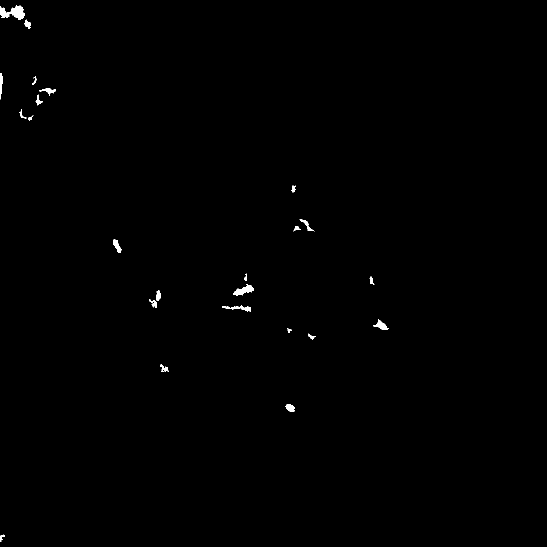
#> input picture toolsData/FiloAnalyzer320/108.tif, 1093 x 1093 px, given as the content of the folder dataset/images, which was not available (shown at 1/2 size)
$ jupyter execute FiloAnalyzer.ipynb
#> lines starting #> are read from the running program, lines starting #| are printed output that depends on the picture; after the words box and inside, x2 and y2 are one past the last pixel; in counts of white or black regions, pixels touching at a corner belong together; pictures that were not available may be replaced by others from this repository, and a replacement may not be noted
#> in analyze_and_save_images, img is the input picture: shape (1093, 1093, 3); 0.34% white; 25 white regions, largest, box (x1, y1, x2, y2) and area: (0, 11, 50, 39) 796, (466, 568, 508, 591) 458, (444, 611, 502, 623) 287
[cell 1]
import numpy as np
import numpy as np
import matplotlib.pyplot as plt
import cv2
import copy
from scipy import ndimage as ndi
import tqdm

[cell 2]
def adjust_gamma(image, gamma=1.0):
    invGamma = 1.0 / gamma
    table = np.array([((l / 255.0) ** invGamma) * 255 for l in np.arange(0, 256)]).astype("uint8")
    # apply gamma correction using the lookup table
    return cv2.LUT(image.astype(np.uint8), table)

[cell 3]
def FiloAnalyzer_full(img, threshold_method, erosion, dilation, filopodia_area_threshold, gamma):

    # PREPROCESSING
#> called with threshold_method = 'triangle', erosion = 20, dilation = 20, filopodia_area_threshold = 20, gamma = 1
    if len(img.shape) > 2:
        body = img[:,:,0]
    else:
        body = img
    body[body < 0.3 * np.mean((body))] = 0
    body = cv2.GaussianBlur(body, (5, 5), 1)
    body = adjust_gamma(body, gamma=gamma)

    # SEGMENTATION
    if threshold_method == "automatic":
        test = copy.copy(body)
        body = cv2.adaptiveThreshold(test, 255, cv2.ADAPTIVE_THRESH_MEAN_C, cv2.THRESH_BINARY, 655, 5)
        body = cv2.morphologyEx(body, cv2.MORPH_ERODE, cv2.getStructuringElement(cv2.MORPH_ELLIPSE, (5, 5)))
        body = ndi.binary_fill_holes(body).astype(np.uint8)
        x, _ = cv2.findContours(body, cv2.RETR_EXTERNAL, cv2.CHAIN_APPROX_NONE)
        body = np.zeros_like(body)
        for i in x:
            mom = cv2.moments(i)
            area = mom['m00']
            if area > 10000 and area < 2000000:
                cv2.drawContours(body, [i], -1, (255, 144, 255), -1)
    elif threshold_method == "triangle":
        test = copy.copy(body)
        hist = np.histogram(body.ravel(), bins=256, range=(0.0, 255))
        ret, body = cv2.threshold(body, 42, 255, cv2.THRESH_BINARY + cv2.THRESH_TRIANGLE)
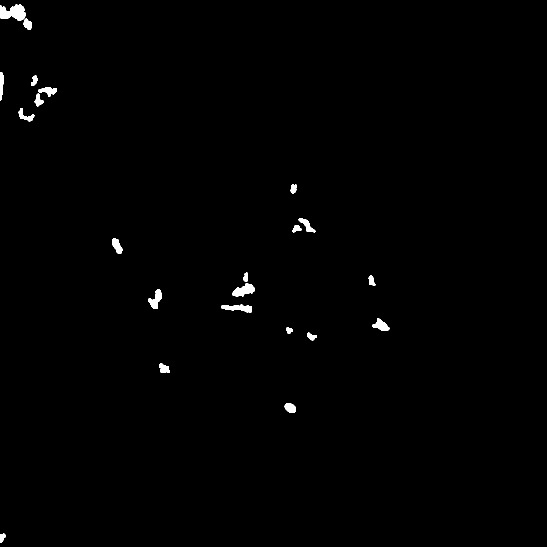
#> body: shape (1093, 1093) (shown at 1/2 size); 0.65% white; 22 white regions, largest, box (x1, y1, x2, y2) and area: (0, 9, 52, 41) 1163, (464, 566, 510, 593) 723, (442, 609, 504, 625) 606
#> ret = 2
        s = hist[0][int(ret):int(ret) + 12]
#> s = [10, 102, 398, 30, 60, 2, 191, 99, 206, 19, 37, 208]
        s[np.where(s == 0)] = np.max(s)
        t = np.argmin(s) + int(ret)
#> t = 7
        ret, body = cv2.threshold(test, t, 255, cv2.THRESH_BINARY)
#> body: shape (1093, 1093); 0.6% white; 22 white regions, largest, box (x1, y1, x2, y2) and area: (0, 9, 52, 41) 1106, (464, 567, 510, 593) 683, (442, 609, 504, 625) 564
#> ret = 7
        body = ndi.binary_fill_holes(body).astype(np.uint8)
    else:
        ret, body = cv2.threshold(body, threshold_method, 255, cv2.THRESH_BINARY)

    thresholded_image = copy.deepcopy(body)

    nucleus = cv2.morphologyEx(body, cv2.MORPH_ERODE, cv2.getStructuringElement(cv2.MORPH_ELLIPSE, (erosion, erosion)))
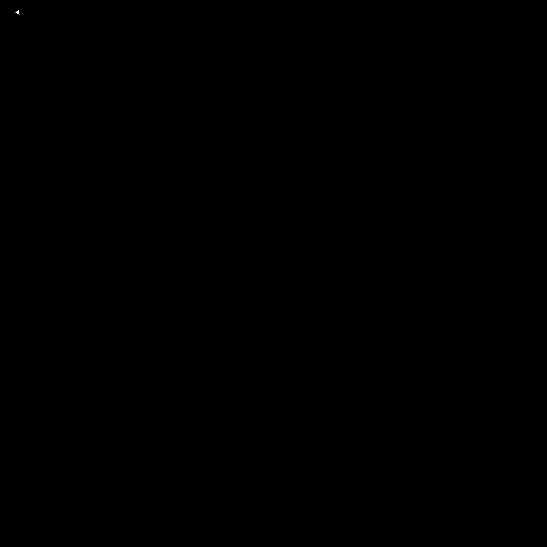
#> nucleus: shape (1093, 1093) (shown at 1/2 size); values 0 (black) and 1 (white), 0% white; 1 white region, box (x1, y1, x2, y2) and area: (31, 20, 39, 29) 31
    nucleus = cv2.morphologyEx(nucleus, cv2.MORPH_DILATE, cv2.getStructuringElement(cv2.MORPH_ELLIPSE, (dilation, dilation)))
#> nucleus: shape (1093, 1093); values 0 (black) and 1 (white), 0.05% white; 1 white region, box (x1, y1, x2, y2) and area: (22, 11, 49, 39) 591
    body[nucleus != 0] = 0
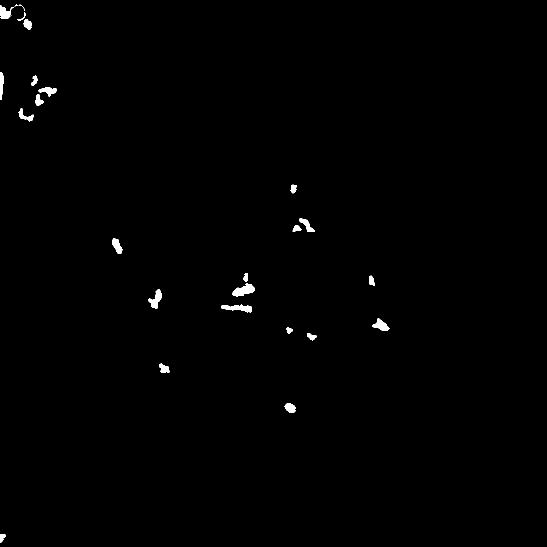
#> body: shape (1093, 1093) (shown at 1/2 size); values 0 (black) and 1 (white), 0.55% white; 26 white regions (2 under 20 px)

    opened_image = copy.deepcopy(body)

    # EXTRACT ONLY BIGGEST AND ELONGATED CONTOURS
    result = np.zeros_like(body)
    x, _ = cv2.findContours(body.astype(np.uint8), cv2.RETR_EXTERNAL, cv2.CHAIN_APPROX_NONE)
#> x = 26 contours, 3 with area under 20; largest, box (x1, y1, x2, y2) and area: (464, 567, 510, 593) 629, (442, 609, 504, 625) 496, (296, 578, 323, 618) 450, (745, 637, 779, 662) 407, (0, 11, 28, 38) 374
    for i in x:
        moments = cv2.moments(i)
        area = moments['m00']
        if area > filopodia_area_threshold and area < 200000:
            if moments['m00'] != 0.0:
                ellip = cv2.fitEllipse(i)
                (_, axes, _) = ellip
                major_axis = max(axes)
                minor_axis = min(axes)
                if np.sqrt(1 - (minor_axis * minor_axis) / (major_axis * major_axis)) > 0.7:
                    cv2.drawContours(result, [i], -1, 1, -1)
#> this loop made 26 passes
#> (area, ellip, major_axis, minor_axis) on passes 1 to 11: (104.5, ((4.04, 1074.5), (9.83, 17.55), 23.83), 17.55, 9.83), (285.5, ((580.1, 815.4), (16.18, 22.82), 125), 22.82, 16.18), (236, ((327.8, 736.9), (15.5, 22.31), 125.8), 22.31, 15.5), (144.5, ((623.2, 672.8), (11.26, 19.97), 114), 19.97, 11.26), (85.5, ((578.2, 660.4), (10.88, 12.15), 132.8), 12.15, 10.88), (407, ((760.6, 650), (18.69, 34.21), 116.2), 34.21, 18.69), (496, ((479.2, 616), (11.39, 70.14), 94.79), 70.14, 11.39), (449.5, ((310.7, 598.4), (21.49, 37.01), 19.57), 37.01, 21.49), (629, ((488.3, 580), (18.4, 48.31), 71.76), 48.31, 18.4), (148, ((742.7, 561.9), (10.07, 21.09), 166.1), 21.09, 10.07), (88.5, ((491, 554.9), (7.15, 17.81), 6.04), 17.81, 7.15)
#> result: shape (1093, 1093); values 0 (black) and 1 (white), 0.49% white; 19 white regions, largest, box (x1, y1, x2, y2) and area: (464, 567, 510, 593) 683, (442, 609, 504, 625) 564, (296, 578, 323, 618) 503

    return thresholded_image, opened_image, result

[cell 4]
import os

def analyze_and_save_images(folder_path):
    for filename in tqdm.tqdm(os.listdir(folder_path)):
        if os.path.isfile(os.path.join(folder_path, filename)) and filename.lower().endswith((".png", ".jpg", ".jpeg", ".tif", ".tiff")):
            # Get the image name without extension
            image_name, _ = os.path.splitext(filename)
            image_to_read = os.path.join(folder_path, filename)
            img = cv2.imread(image_to_read)

            # Apply FiloAnalyzer_full function on the image
            result = FiloAnalyzer_full(img, "triangle", 20, 20, 20, 1)[2] * 255
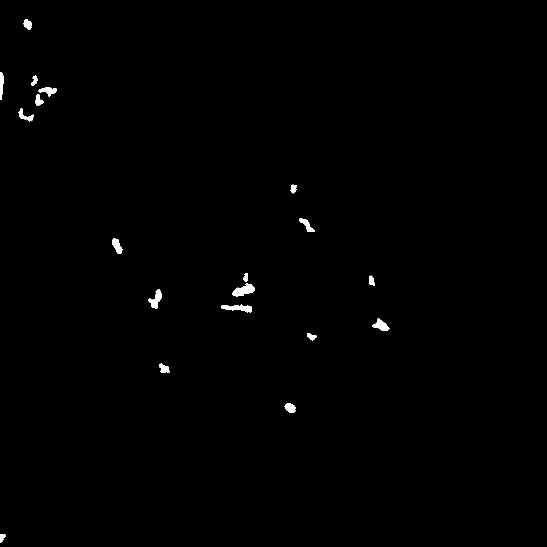
#> result: shape (1093, 1093) (shown at 1/2 size); 0.49% white; 19 white regions, largest, box (x1, y1, x2, y2) and area: (464, 567, 510, 593) 683, (442, 609, 504, 625) 564, (296, 578, 323, 618) 503

            # Create the output filename with .tif extension
            output_filename = os.path.join(r'C:\Users\ricca\Desktop\Thesis\toolsData\FiloAnalyzer320', f"{image_name}.tif")

            cv2.imwrite(output_filename, result)

analyze_and_save_images('dataset\images')

$ run again, on toolsData/FiloAnalyzer320/34.tif
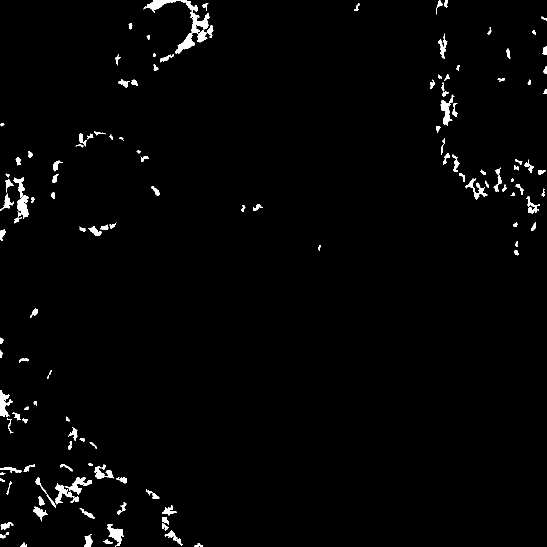
#> input picture toolsData/FiloAnalyzer320/34.tif, 1093 x 1093 px, given as the content of the folder dataset/images, which was not available (shown at 1/2 size)
#> in analyze_and_save_images, img is the input picture: shape (1093, 1093, 3); 1.7% white; 139 white regions, largest, box (x1, y1, x2, y2) and area: (287, 0, 420, 107) 2394, (34, 391, 58, 437) 669, (215, 1048, 248, 1093) 646
#> in FiloAnalyzer_full, `ret, body = cv2.threshold(body, 42, 255, cv2.THRESH_BINARY + cv2.THRES..`: ret = 2
#> s = [70, 431, 2086, 97, 238, 12, 1041, 427, 1134, 78, 196, 1165]
#> t = 7
#> in FiloAnalyzer_full, `body[nucleus != 0] = 0`:
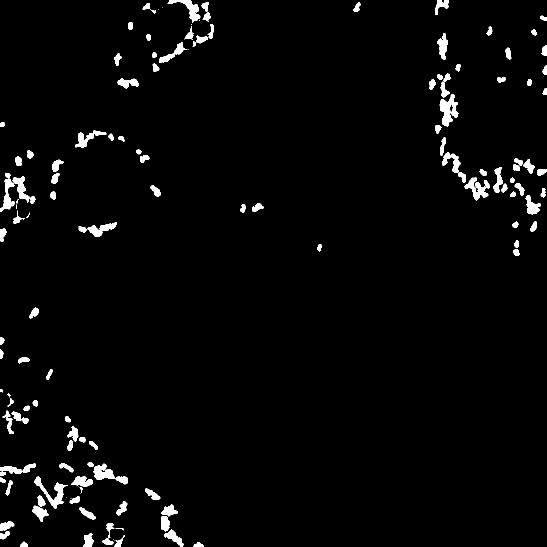
#> body: shape (1093, 1093) (shown at 1/2 size); values 0 (black) and 1 (white), 2.7% white; 139 white regions (13 under 20 px)
#> x = 139 contours, 16 with area under 20; largest, box (x1, y1, x2, y2) and area: (879, 188, 917, 253) 1162, (69, 953, 136, 1017) 1028, (929, 355, 977, 401) 813, (335, 0, 401, 46) 805, (187, 927, 229, 960) 788
#> the loop in FiloAnalyzer_full, `for i in x:` made 139 passes
#> (area, ellip, major_axis, minor_axis) on passes 1, 2, 5, 6, 8, 9, 10: (93.5, ((396.7, 1089), (8.15, 18.81), 89.4), 18.81, 8.15), (87, ((47.38, 1088.6), (9.16, 15.39), 91.99), 15.39, 9.16), (166.5, ((215, 1083.5), (11.01, 20.85), 104.1), 20.85, 11.01), (119.5, ((237.1, 1085.3), (11.23, 18.6), 37.03), 18.6, 11.23), (342.5, ((176.4, 1080.5), (18.65, 27.65), 7.17), 27.65, 18.65), (169, ((8.31, 1069.8), (12.33, 22.1), 61.45), 22.1, 12.33), (476.5, ((346.2, 1073.9), (18, 46.57), 127.8), 46.57, 18)
#> in analyze_and_save_images, `result = FiloAnalyzer_full(img, "triangle", 20, 20, 20, 1)[2] * 255`:
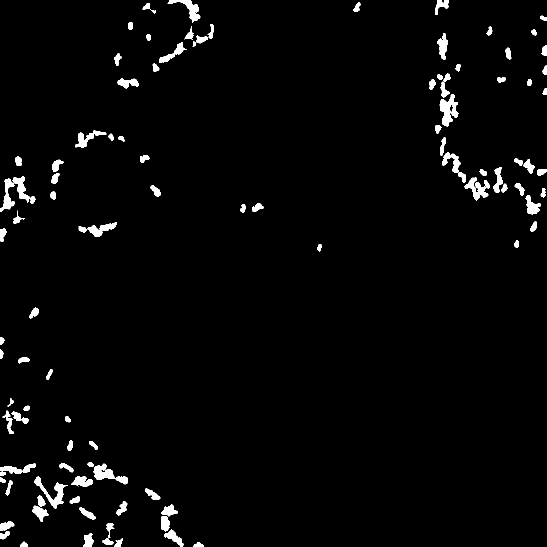
#> result: shape (1093, 1093) (shown at 1/2 size); 2.5% white; 107 white regions, largest, box (x1, y1, x2, y2) and area: (879, 188, 917, 253) 1283, (69, 953, 136, 1017) 1154, (929, 355, 977, 401) 914
